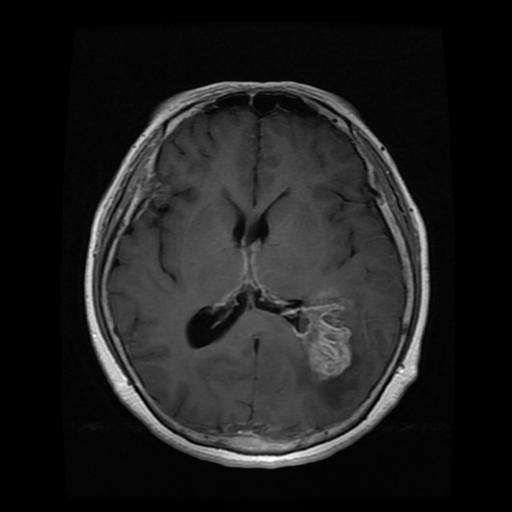
#> input picture images/gg (10).jpg, 512 x 512 px
$ python -i tkinter-detction.py   (imports and definitions only)
#> lines starting #> are read from the running program, lines starting #| are printed output that depends on the picture; after the words box and inside, x2 and y2 are one past the last pixel; in counts of white or black regions, pixels touching at a corner belong together
import tkinter as tk
from tkinter import filedialog
import numpy as np
import cv2
from PIL import Image as im

# [3 lines not run here, left out]
my_font1=('times', 18, 'bold')
# [1 line that did not run here, left out]
# [1 line not run here, left out]

def format_image(filename):
#> called with filename = 'images/gg (10).jpg'
    image = cv2.imread(filename)
#> image is the input picture: shape (512, 512, 3); min 0, max 255, mean 30.7
    gray = cv2.cvtColor(image, cv2.COLOR_BGR2GRAY)
    thresh = cv2.threshold(gray, 0, 255, cv2.THRESH_BINARY + cv2.THRESH_OTSU)[1]
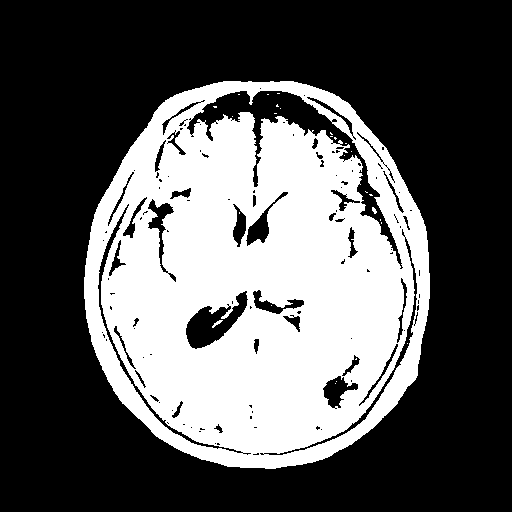
#> thresh: shape (512, 512); 35.6% white; 27 white regions (24 under 20 px), largest, box (x1, y1, x2, y2) and area: (84, 81, 430, 469) 93273, (212, 320, 223, 328) 32, (372, 207, 377, 214) 22
    x,y,w,h = cv2.boundingRect(thresh)
#> x = 84; y = 81; w = 346; h = 388
    ROI = image[y:y+h, x:x+w]
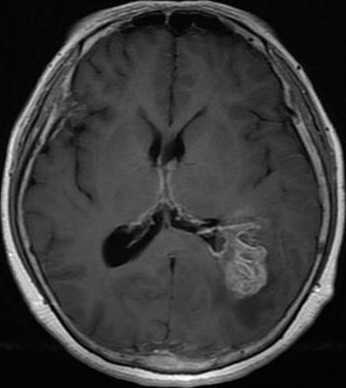
#> ROI: shape (388, 346, 3); min 0, max 255, mean 58

    hsv = cv2.cvtColor(ROI, cv2.COLOR_BGR2HSV)
#> hsv: shape (388, 346, 3); mean H, S, V 0, 0, 58
    lower = np.array([0, 0, 152])
    upper = np.array([179, 255, 255])
    mask = cv2.inRange(hsv, lower, upper)
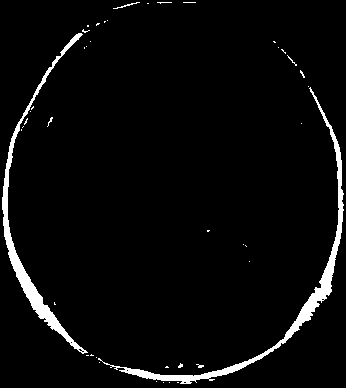
#> mask: shape (388, 346); 3.9% white; 43 white regions (40 under 20 px), largest, box (x1, y1, x2, y2) and area: (98, 87, 344, 384) 2725, (2, 33, 88, 354) 2231, (113, 2, 140, 9) 38

    x, y, w, h = 0, 0, ROI.shape[1]//2, ROI.shape[0]
#> x = 0; y = 0; w = 173
    left = mask[y:y+h, x:x+w]
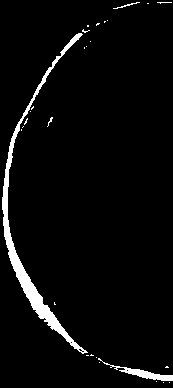
#> left: shape (388, 173); 4.1% white; 28 white regions (25 under 20 px), largest, box (x1, y1, x2, y2) and area: (2, 33, 88, 354) 2231, (98, 358, 173, 381) 359, (113, 2, 140, 9) 38
    right = mask[y:y+h, x+w:x+w+w]
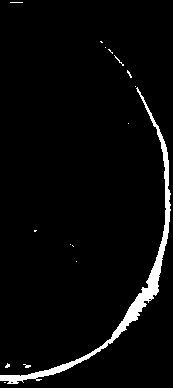
#> right: shape (388, 173); 3.7% white; 16 white regions (15 under 20 px), largest, box (x1, y1, x2, y2) and area: (0, 87, 171, 384) 2366

    left_pixels = cv2.countNonZero(left)
#> left_pixels = 2741
    right_pixels = cv2.countNonZero(right)
#> right_pixels = 2474
    leftzz = round(((left_pixels)/(left_pixels + right_pixels)) * 100, 2)
#> leftzz = 52.56
    rightzz = round(((right_pixels)/(left_pixels + right_pixels)) * 100, 2)
#> rightzz = 47.44

    if left_pixels > right_pixels:
        cv2.putText(image,'On Left', (7, 40), cv2.FONT_HERSHEY_SIMPLEX, 0.9, (0, 180, 0), 3)
        cv2.putText(image, str(leftzz) + '%', (7, 100), cv2.FONT_HERSHEY_SIMPLEX, 0.9, (0, 180, 0), 3)
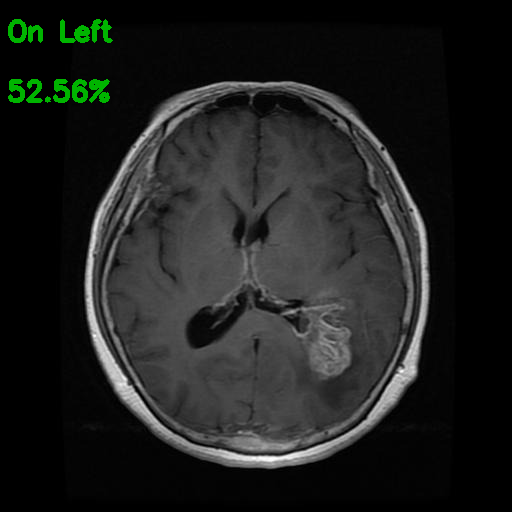
#> image: shape (512, 512, 3); mean B, G, R 30.7, 32.4, 30.7

    if right_pixels > left_pixels:
        cv2.putText(image,'On Right', (7, 40), cv2.FONT_HERSHEY_SIMPLEX, 0.9, (0, 180, 0), 3)
        cv2.putText(image, str(rightzz) + '%', (7, 100), cv2.FONT_HERSHEY_SIMPLEX, 0.9, (0, 180, 0), 3)

    if leftzz >= 100.00 or rightzz >= 100.00:
        cv2.putText(image,'No Tumor detected', (7, 40), cv2.FONT_HERSHEY_SIMPLEX, 0.9, (0, 180, 0), 3)

    image = cv2.resize(image, (540, 540))
#> image: shape (540, 540, 3)
    return image


def upload_file():
    filename = filedialog.askopenfilename()

    filenameList = filename.rsplit('/', 2)
    tempName = f'{filenameList[-2]}/{filenameList[-1]}'
    img = im.fromarray(format_image(tempName))
    img.show()

# [1 line not run here, left out]

>>> result = format_image('images/gg (10).jpg')

$ run again, on images/gg (115).jpg
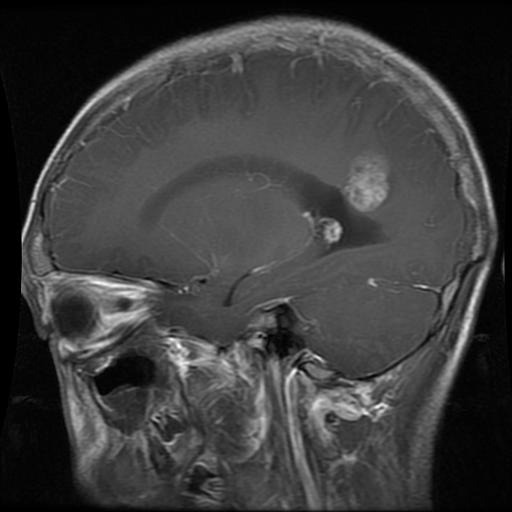
#> input picture images/gg (115).jpg, 512 x 512 px
#> in format_image, image is the input picture: shape (512, 512, 3); min 0, max 255, mean 60.7
#> in format_image, `thresh = cv2.threshold(gray, 0, 255, cv2.THRESH_BINARY + cv2.THRESH_OT..`:
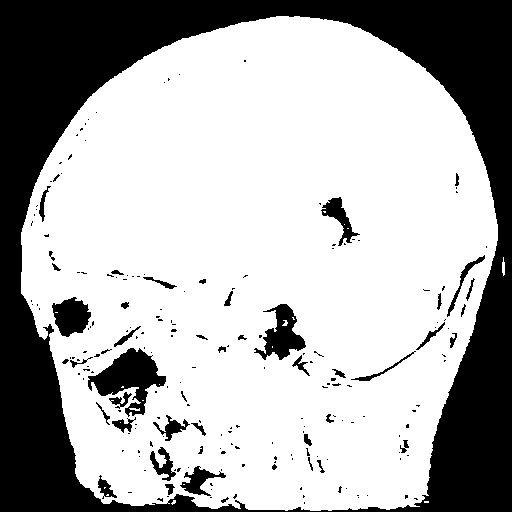
#> thresh: shape (512, 512); 68.7% white; 207 black regions (159 under 20 px), largest, box (x1, y1, x2, y2) and area: (0, 0, 512, 512) 72089, (88, 348, 166, 417) 2415, (254, 304, 306, 360) 1350
#> in format_image, `x,y,w,h = cv2.boundingRect(thresh)`: x = 21; y = 16; w = 484; h = 495
#> hsv: shape (495, 484, 3); mean H, S, V 0, 0, 66.1
#> mask: shape (495, 484); 2.1% white; 95 white regions (62 under 20 px), largest, box (x1, y1, x2, y2) and area: (11, 51, 126, 184) 571, (55, 260, 128, 283) 526, (428, 251, 467, 354) 488
#> left: shape (495, 242); 2.4% white; 48 white regions (31 under 20 px), largest, box (x1, y1, x2, y2) and area: (11, 51, 126, 184) 571, (55, 260, 128, 283) 526, (145, 322, 192, 362) 478
#> right: shape (495, 242); 1.9% white; 49 white regions (32 under 20 px), largest, box (x1, y1, x2, y2) and area: (186, 251, 225, 354) 488, (48, 380, 76, 402) 227, (206, 123, 229, 192) 192
#> left_pixels = 2891
#> right_pixels = 2254
#> leftzz = 56.19
#> rightzz = 43.81
#> in format_image, `cv2.putText(image, str(leftzz) + '%', (7, 100), cv2.FONT_HERSHEY_SIMPL..`:
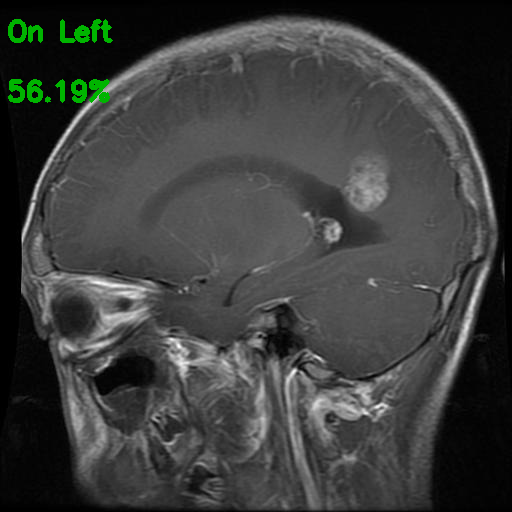
#> image: shape (512, 512, 3); mean B, G, R 60.5, 62.2, 60.5

$ run again, on images/gg (134).jpg
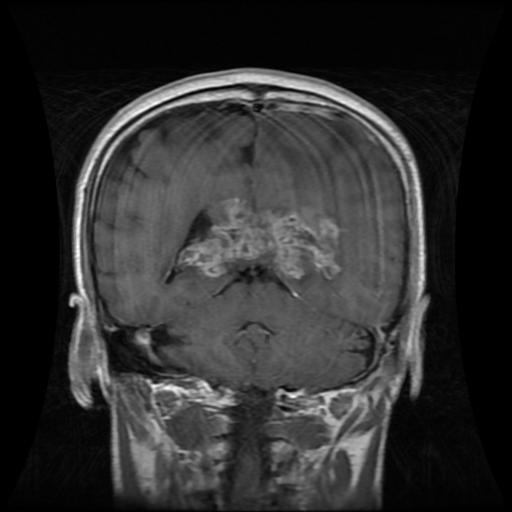
#> input picture images/gg (134).jpg, 512 x 512 px
#> in format_image, image is the input picture: shape (512, 512, 3); min 0, max 255, mean 47.1
#> in format_image, `thresh = cv2.threshold(gray, 0, 255, cv2.THRESH_BINARY + cv2.THRESH_OT..`:
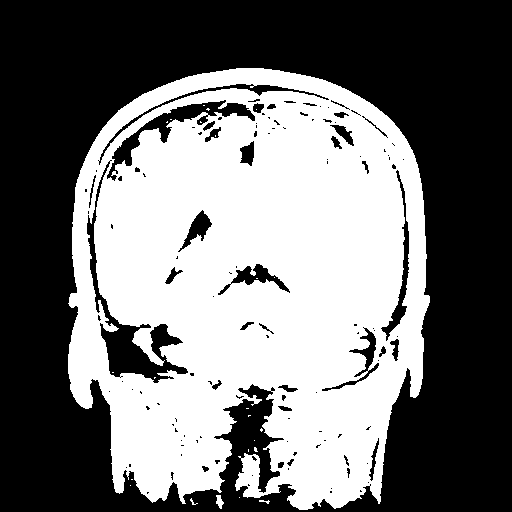
#> thresh: shape (512, 512); 45.1% white; 24 white regions (21 under 20 px), largest, box (x1, y1, x2, y2) and area: (68, 68, 430, 510) 118084, (216, 495, 224, 509) 68, (259, 500, 270, 504) 22
#> in format_image, `x,y,w,h = cv2.boundingRect(thresh)`: x = 68; w = 362; h = 442
#> hsv: shape (442, 362, 3); mean H, S, V 0, 0, 75
#> mask: shape (442, 362); 4.8% white; 91 white regions (67 under 20 px), largest, box (x1, y1, x2, y2) and area: (2, 5, 342, 238) 3477, (31, 23, 185, 107) 724, (341, 93, 356, 231) 616
#> left: shape (442, 181); 5% white; 46 white regions (34 under 20 px), largest, box (x1, y1, x2, y2) and area: (2, 5, 181, 238) 2162, (31, 23, 181, 107) 714, (130, 313, 165, 339) 286
#> right: shape (442, 181); 4.6% white; 47 white regions (34 under 20 px), largest, box (x1, y1, x2, y2) and area: (0, 6, 161, 87) 1315, (160, 93, 175, 231) 616, (89, 366, 122, 413) 463
#> left_pixels = 4028
#> right_pixels = 3653
#> leftzz = 52.44
#> rightzz = 47.56
#> in format_image, `cv2.putText(image, str(leftzz) + '%', (7, 100), cv2.FONT_HERSHEY_SIMPL..`:
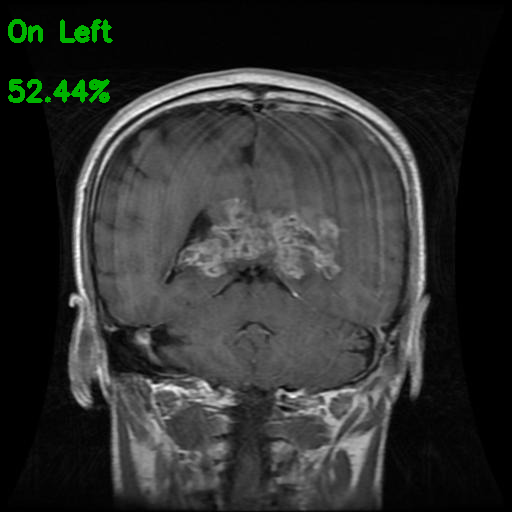
#> image: shape (512, 512, 3); mean B, G, R 47, 48.7, 47

$ run again, on images/gg (167).jpg
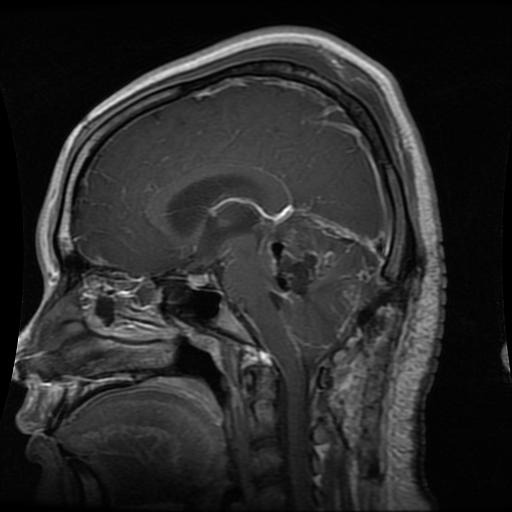
#> input picture images/gg (167).jpg, 512 x 512 px
#> in format_image, image is the input picture: shape (512, 512, 3); min 0, max 255, mean 41.8
#> in format_image, `thresh = cv2.threshold(gray, 0, 255, cv2.THRESH_BINARY + cv2.THRESH_OT..`:
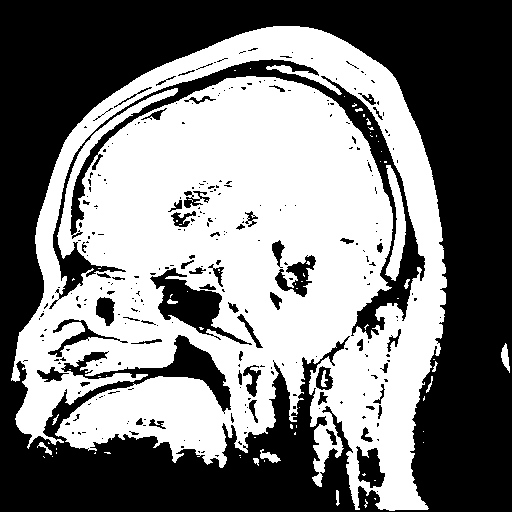
#> thresh: shape (512, 512); 48.8% white; 72 white regions (58 under 20 px), largest, box (x1, y1, x2, y2) and area: (11, 26, 447, 511) 125831, (385, 165, 406, 281) 1068, (501, 343, 510, 373) 148
#> in format_image, `x,y,w,h = cv2.boundingRect(thresh)`: x = 11; y = 26; w = 499; h = 485
#> hsv: shape (485, 499, 3); mean H, S, V 0, 0, 45.1
#> mask: shape (485, 499); 1.7% white; 64 white regions (49 under 20 px), largest, box (x1, y1, x2, y2) and area: (77, 7, 400, 109) 2541, (31, 138, 52, 251) 476, (49, 96, 75, 136) 175
#> left: shape (485, 249); 2% white; 39 white regions (29 under 20 px), largest, box (x1, y1, x2, y2) and area: (77, 10, 249, 94) 1279, (31, 138, 52, 251) 476, (49, 96, 75, 136) 175
#> right: shape (485, 249); 1.5% white; 27 white regions (21 under 20 px), largest, box (x1, y1, x2, y2) and area: (0, 7, 151, 109) 1262, (149, 110, 162, 144) 138, (0, 179, 33, 195) 132, (0, 326, 11, 338) 75, (158, 165, 169, 172) 27, (156, 143, 161, 151) 26
#> left_pixels = 2441
#> right_pixels = 1752
#> leftzz = 58.22
#> rightzz = 41.78
#> in format_image, `cv2.putText(image, str(leftzz) + '%', (7, 100), cv2.FONT_HERSHEY_SIMPL..`:
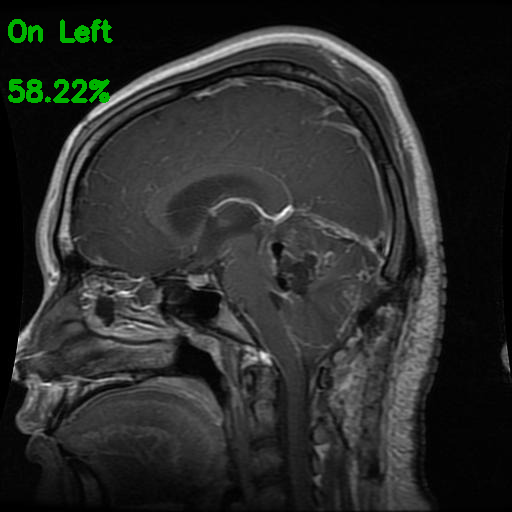
#> image: shape (512, 512, 3); mean B, G, R 41.7, 43.5, 41.7
